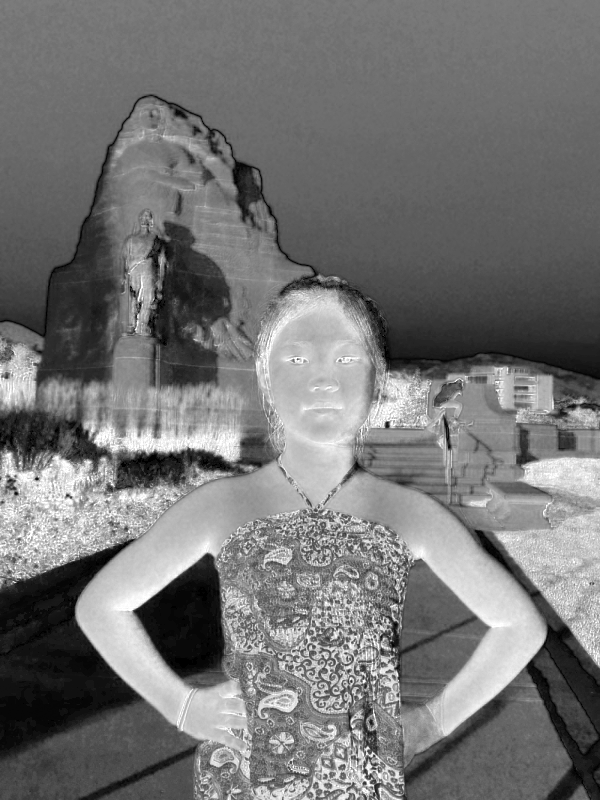
//> input picture OpenCV_3/result/jenny_S.png, 600 x 800 px; the run also reads 1 picture not shown here
$ ./additional   (built with g++ and OpenCV 4)
//> lines starting //> are read from the running program, lines starting //| are printed output that depends on the picture
### OpenCV_3/Pixel.h
// Pixel.h: interface for the CPixel class.
//
//////////////////////////////////////////////////////////////////////

#include <opencv2/opencv.hpp>

typedef unsigned char BYTE;

class CPixel
{
public:
	CPixel();
	virtual ~CPixel();

	// 레벨별 명암 보기
	cv::Mat GS_makeGrayBand();

	// 명암 대비 보기
	cv::Mat GS_makeContrast();

	// 밝기 조절 - 덧셈/뺄셈
	cv::Mat GS_add_constant(cv::Mat src_image, int constant);

	// 두 영상간 덧셈
	cv::Mat GS_add_image(cv::Mat src_image1, cv::Mat src_image2);

	// 두 영상간 뺄셈
	cv::Mat GS_subtract_image(cv::Mat src_image1, cv::Mat src_image2);

	// 명암 대비 조절 - 곱셈
	cv::Mat GS_multiple_constant(cv::Mat src_image, double scale);

	// 명암 대비 조절 - 나눗셈
	cv::Mat GS_divide_constant(cv::Mat src_image, double scale);

	// 밝기 조절 + 명암 대비 조절
	cv::Mat GS_basic_contrast_brightness(cv::Mat src_image, double contrast, int brightness);

	// 선형 결합
	cv::Mat GS_blending_effect(cv::Mat src_image1, cv::Mat src_image2, double alpha);

	// 명암도 영상의 히스토그램 생성.
	cv::Mat GS_imhist(cv::Mat img, int max_length = 256);

	// 히스토그램 평활화
	cv::Mat GS_histeq(cv::Mat src_image);

	// 히스토그램 데이터를 로그 창에 출력
	void GS_view_hist_data(cv::Mat src_image);

	// 룩업 테이블을 이용한 밝기 조절 + 명암 대비 조절
	cv::Mat GS_LUT_basic_contrast_brightness(cv::Mat src_image, double contrast, int brightness);

	// 주어진 조건에 의한 이진 영상 변환
	cv::Mat GS_threshold(cv::Mat src_image, double thresh, int threshold_type);
	cv::Mat GS_threshold(cv::Mat src_image, double thresh, double max_value, int threshold_type);

	// 적응적 경계값 설정에 의한 이진 영상 변환
	cv::Mat GS_adaptive_threshold(cv::Mat src_image, double max_value,
		int adaptive_method, int threshold_type,
		int block_size = 3, double C = 5);

	// 이진 영상에서의 논리 연산 - 논리 연산(logical operator) 사용
	cv::Mat GS_binary_logic(cv::Mat src_image1, cv::Mat src_image2, int logic_method);

	// 이진 영상을 명암도 영상으로 변환
	cv::Mat GS_binary2gray(cv::Mat src_image);

	// 명암도 영상에서의 논리 연산 - 비트 연산자(bitwise operator) 사용
	cv::Mat GS_gray_logic(cv::Mat src_image1, cv::Mat src_image2, int logic_method);
};

### OpenCV_3/Pixel.cpp
/*
 * Pixel.cpp : Pixel Processing Class
 * Modified by Lee, Moon-Ho (conv2@korea.com), 2006/12/20
 * Additionally modified by Jung, Jin-Woo
 * Last Modified : 2015/03/27
 */

#include "Pixel.h"
#define cvQueryHistValue_1D( hist, idx0 ) cvGetReal1D((hist)->bins, (idx0))


 //////////////////////////////////////////////////////////////////////
 // Construction/Destruction
 //////////////////////////////////////////////////////////////////////

CPixel::CPixel()
{

}

CPixel::~CPixel()
{

}

// Logical operation with two gray-scale images - bitwise operator
// Input: two 8bit gray-scale images + bitwise operator (AND 0, NAND 1, OR 2, NOR 3, XOR 4, Difference 5)
// [125 lines left out: functions GS_gray_logic, GS_binary_logic, GS_binary2gray, not called in this run]


// Binarization by adaptive thresholding
/* Input:
src – Source 8-bit single-channel image.
dst – Destination image of the same size and the same type as src .
maxValue – Non-zero value assigned to the pixels for which the condition is satisfied.
adaptive_method – Adaptive thresholding algorithm to use, ADAPTIVE_THRESH_MEAN_C or ADAPTIVE_THRESH_GAUSSIAN_C.
thresholdType – Thresholding type that must be either THRESH_BINARY or THRESH_BINARY_INV. Check ThresholdTypes
blockSize – Size of a pixel (default 5)
C - Constant subtracted from the mean or weighted mean (default 5)
*/
// [10 lines left out: function GS_adaptive_threshold, not called in this run]

// Binarization by thresholding
/* Input:
src – Source 8-bit single-channel image.
dst – Destination image of the same size and the same type as src .
maxValue – Non-zero value assigned to the pixels for which the condition is satisfied.
thresh - Thr eshold value to be checked
thresholdType – Thresholding type that must be either THRESH_BINARY or THRESH_BINARY_INV. Check ThresholdTypes
*/
// [50 lines left out: functions GS_threshold, GS_threshold, GS_LUT_basic_contrast_brightness, not called in this run]

// Histogram Equalization
// Input: 8 bit gray-scale image
cv::Mat CPixel::GS_histeq(cv::Mat src_image)
{
	cv::Mat dst_image = cv::Mat(src_image.size(), src_image.type());

	cv::equalizeHist(src_image, dst_image);

	return dst_image;
}

// [237 lines left out: functions GS_view_hist_data, GS_imhist, GS_basic_contrast_brightness, GS_multiple_constant, GS_divide_constant, GS_blending_effect and 5 more, not called in this run]

### OpenCV_3/additional.cpp
#pragma once
#include <opencv2/opencv.hpp>
#include "Pixel.h"

using namespace cv;

int main()
{
	Mat jenny_S = imread("result/jenny_S.png", 0); // jenny_S.png 이미지 로드
//> jenny_S is the input picture: 800 rows x 600 cols, CV_8UC1; min 0, max 255, mean 116.6

	CPixel cpixel; // 제공되는 여러가지 함수들을 사용하기 위한 CPixel 인스턴스 생성

	Mat result; // Output 이미지를 저장하기 위한 Mat 변수

	result = cpixel.GS_histeq(jenny_S); // jenny의 S 채널 이미지를 equalization해준다.
//> in GS_histeq, `cv::equalizeHist(src_image, dst_image);`:
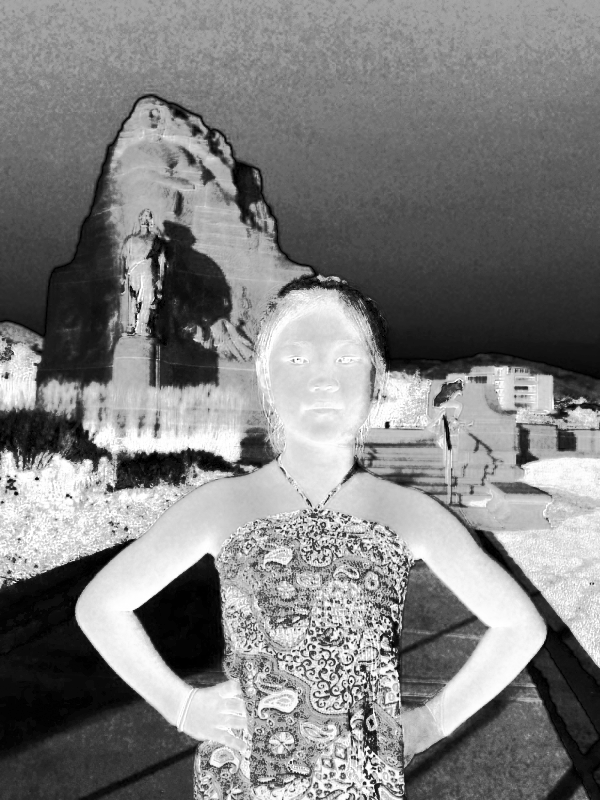
//> dst_image: 800 rows x 600 cols, CV_8UC1; min 0, max 255, mean 128.1

	Mat jenny_H = imread("result/jenny_H.png", 0); // jenny_H.png 이미지 로드
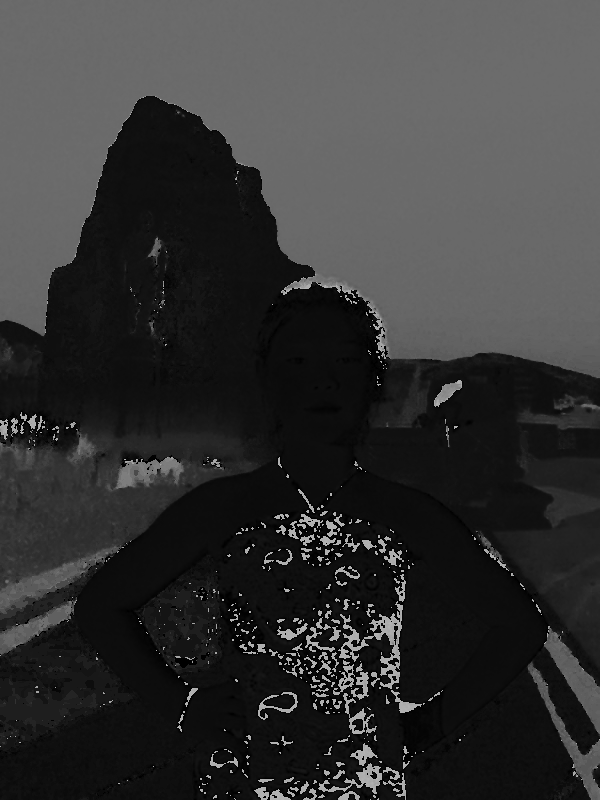
//> input picture OpenCV_3/result/jenny_H.png, 600 x 800 px
//> jenny_H is the input picture: 800 rows x 600 cols, CV_8UC1; min 0, max 179, mean 52.4
	Mat jenny_S_equalized = imread("result/jenny_S_equalized.png", 0); // jenny_S_equalized.png 이미지 로드
	Mat jenny_V = imread("result/jenny_V.png", 0); // jenny_V.png 이미지 로드
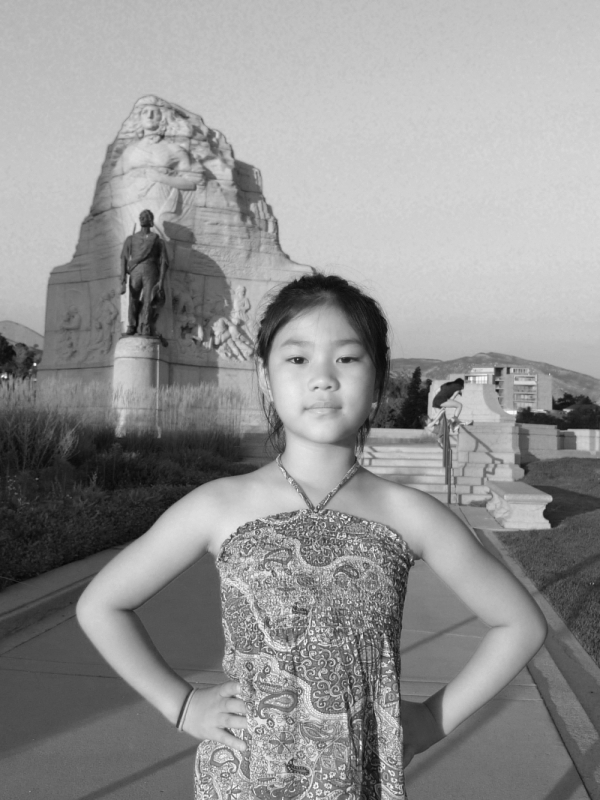
//> input picture OpenCV_3/result/jenny_V.png, 600 x 800 px
//> jenny_V is the input picture: 800 rows x 600 cols, CV_8UC1; min 6, max 255, mean 146.5

	Mat jenny_HSV_composited; // Output 이미지를 저장하기 위한 Mat 변수

	cv::merge(new Mat[3]{ jenny_H, jenny_S_equalized, jenny_V }, 3, jenny_HSV_composited); // 각각의 H, S', V 이미지를 모아 HS'V로 합친다.
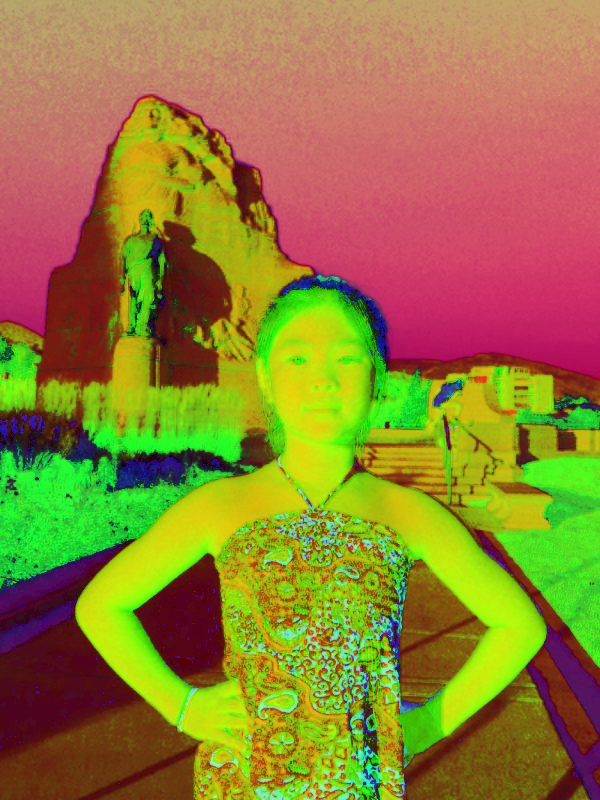
//> jenny_HSV_composited: 800 rows x 600 cols, CV_8UC3; mean B, G, R 52.4, 128.1, 146.5

	cvtColor(jenny_HSV_composited, result, COLOR_HSV2BGR); // HSV 이미지를 BGR로 변환
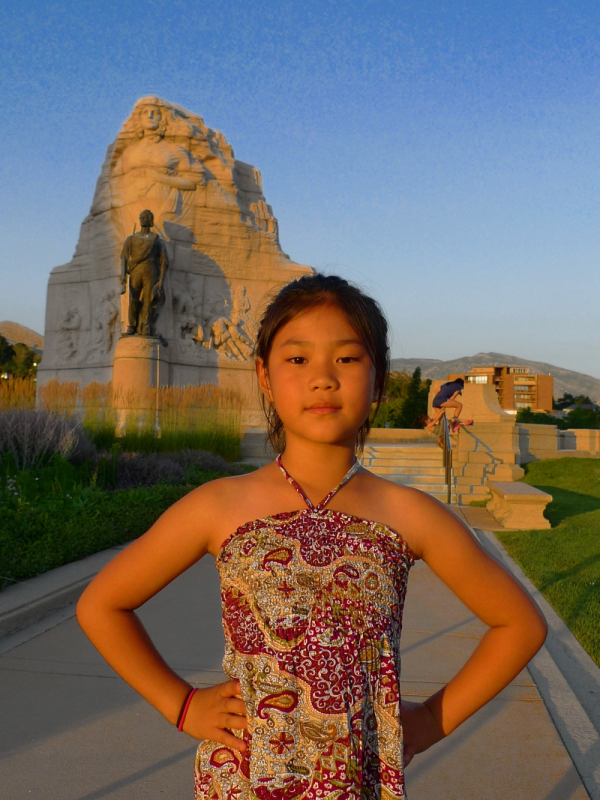
//> result: 800 rows x 600 cols, CV_8UC3; mean B, G, R 99, 106.2, 118.3

	imshow("result", result); // Output 이미지 출력

	waitKey(); // Output 이미지를 관찰하기 위해 별도의 입력이 있을 때까지 기다린다.

	return 0;
}
